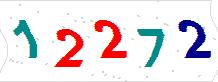
#> input picture njupt/utils/card/captchas/12272.gif, 218 x 82 px
$ python card_captcha.py
#> lines starting #> are read from the running program, lines starting #| are printed output that depends on the picture; after the words box and inside, x2 and y2 are one past the last pixel; in counts of white or black regions, pixels touching at a corner belong together
#> further down, im is the input picture: PIL image 218x82 RGB; mean R, G, B 232.9, 225.6, 228.8
import os

import math
import pickle

from PIL import Image

BLACK = 0
WHITE = 255

current_dir = os.path.dirname(os.path.abspath(__file__))


class VectorTools:
    # 计算矢量大小
    # [14 lines left out: functions magnitude, relation, not called in this run]


class CardCaptcha:
    """
    一卡通系统的验证码工具类
    """

    def __init__(self, im):
        """
        :param im: PIL.image对象
        """
        self.im = im.convert('L')
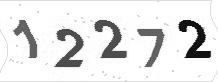
#> self.im: PIL image 218x82 L; min 7, max 255, mean 228.1
        self._reduce_noise()

    def _reduce_noise(self):

        threshold = 200
        # 去除杂色点
        for x in range(self.im.width):
            for y in range(self.im.height):
                pix = self.im.getpixel((x, y))
                if pix > threshold:
                    self.im.putpixel((x, y), WHITE)
                else:
                    self.im.putpixel((x, y), BLACK)
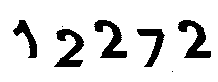
#> self.im: PIL image 218x82 L; 86.6% white; 7 black regions (2 under 20 px), largest, box (x1, y1, x2, y2) and area: (178, 20, 211, 58) 551, (94, 20, 127, 58) 546, (54, 29, 84, 67) 545, (137, 29, 165, 67) 400, (13, 20, 37, 58) 344

    # [37 lines left out: functions handle_split_image, rotate_img, buildvector, not called in this run]

    def _abs_image(self):
        self.im = self.im.cro(self.im.getbbox())

    def crack(self):
        result = []
        v = VectorTools()
        # 装载训练数据集
#> (the run stopped early here; a loop or call above may not have finished)
